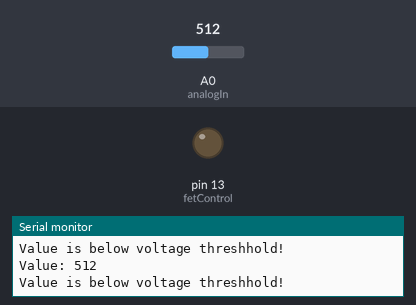
A sketch run on a simulated Arduino Uno, built with avr-gcc and run on an emulated ATmega328P. On the bench: output pins drawn as LEDs (lit = HIGH), the last lines printed to the serial monitor. The inputs (shaded band) are chosen by the test bench; at power-on: A0 (analogIn) = 512.

Above: at 1.8 s.
1.9 s: A0 (analogIn) set to 715
3.4 s: A0 (analogIn) set to 740
At 5.3 s:
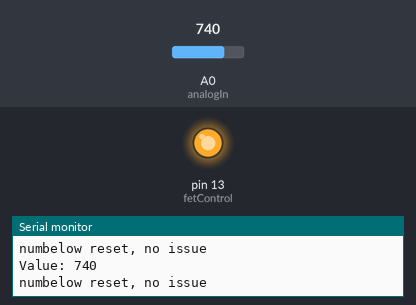
Timing chart, 0 to 6.8 s (numbered marks = the images above; inputs shaded):
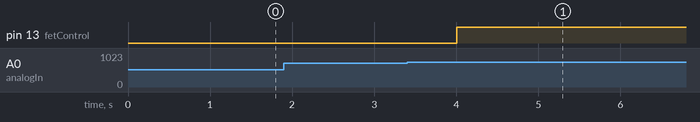

Measured:
- the behaviour switches between 723 and 724 on A0 (analogIn) (found by bisection; images 0 and 1)
- after the input at 3.4 s, pin 13 (fetControl): LOW → HIGH after 0.60 s

The sketch:

power.ino
```cpp
///////////////////////
/// RIT SPEX HABIV
/// Power Delivery Board Software
/// April 28th, 2018
///
/// Thomas Hall
/// Daniel Mitchel
////////////////////////

#define voltageThreshold 724  // data member for 3.54 V
#define numConsecReads 10     // number of consecutive low reads to shut off the battery

int analogIn = A0;            // the input pin for the power
int fetControl = 13;          // the pin for the fetControl
int value = 0;                // variable to store the current power reading
int numBelow = 0;             // number of reading that have been below (in a row)
boolean triggered = false;    // variable to see wether we have triggered the fetControl

void setup() {
  Serial.begin(9600);             // set up serial for debugging purposses
  pinMode(fetControl, OUTPUT);    // set the output for the fetControl
}

void loop() {

  // read the value in
  value = analogRead(analogIn);

  // print it for debugging purposses
  Serial.print("Value: ");
  Serial.println(value);

  // do the fetControl calculation
  if(!triggered){

    // the value is below the threshold
    if(value < voltageThreshold){
      Serial.print("Value is below voltage threshhold!\n");
      numBelow++;
      // if we have surpassed the number of low consectuive low reads we hold the fetControl pin high
      if(numBelow == numConsecReads){
        digitalWrite(fetControl, LOW);
        triggered = true;
        Serial.print("Triggered\n");
      }
    }
    else{
      numBelow = 0;
      Serial.print("numbelow reset, no issue\n");
      digitalWrite(fetControl, HIGH);
    }
  }

  delay(1000);                     // wait a second
}
```
